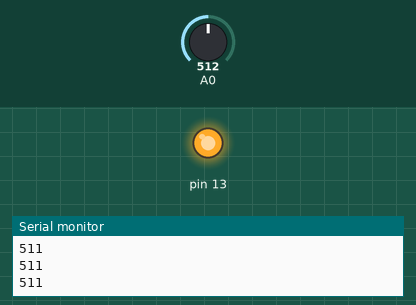
Simulated run of this sketch. Board: Arduino Uno, built with avr-gcc and run on an emulated ATmega328P. Parts: output pins drawn as LEDs (lit = HIGH), the last lines printed to the serial monitor. Inputs (shaded band) come from the test bench; at power-on: A0 = 512.

Above: at 1.2 s.
1.3 s: A0 set to 913
2.8 s: A0 set to 936
At 3.6 s:
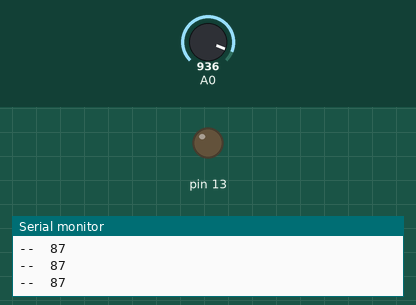
4.5 s: A0 set to 900
At 5.3 s:
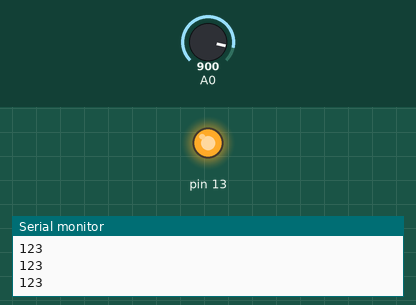
6.0 s: A0 set to 1023
At 7.0 s:
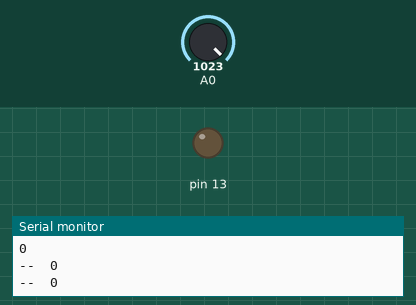
Timing chart, 0 to 8.5 s (numbered marks = the images above; inputs shaded):
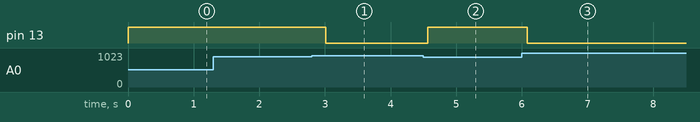

The sketch:

chumo.ino
```cpp
int sensitive = 100;
void setup() {
  // put your setup code here, to run once:
  pinMode(13, OUTPUT);
  Serial.begin(9600);
}
int a, i, s;
void loop() {
  // put your main code here, to run repeatedly:

  a = 1023 - analogRead(A0);
  if (a > sensitive) {
    digitalWrite(13, 1);
    delay(300);
  }
  else {
    s = 0;
    for (i = 0; i < 10; i++) {
      a = 1023 - analogRead(A0);
      Serial.print("--\t");
      Serial.println(a);
      s += (a > sensitive);
      delay(1);
    }
    if (s == 0)digitalWrite(13, 0);
  }
  Serial.println(a);
}
```

Measured:
- the behaviour switches between 922 and 923 on A0 (found by bisection; images 0 and 1)
- after the input at 2.8 s, pin 13: HIGH → LOW after 0.22 s
- after the input at 4.5 s, pin 13: LOW → HIGH after 0.07 s
- after the input at 6.0 s, pin 13: HIGH → LOW after 0.08 s
